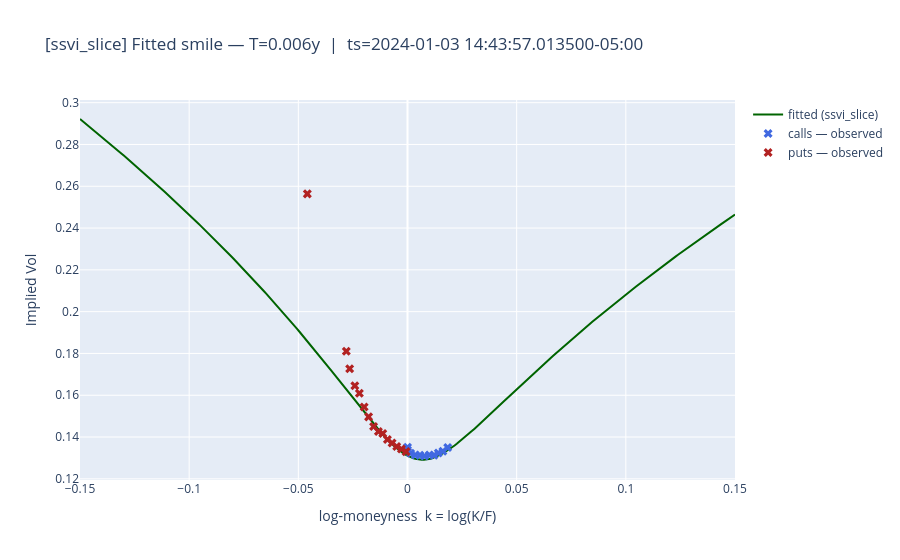

Notebook source saved alongside this figure:
### Markdown cell above
## Smile snapshot — spline surface vs raw IV

### Code cell
# ── Pick a snapshot ──────────────────────────────────────────────────────────
row_idx = df_quotes_result.shape[0] * 4 // 5  # ← change this
snapshot_ts = df_quotes_result["ts_ns"][row_idx]

# θ at the snapshot: last state update at or before snapshot_ts
state_row = df_state.filter(pl.col("ts_ns") <= snapshot_ts).tail(1)
theta_snap = np.array([state_row[f"theta_{j}"][0] for j in range(cfg.n_params)])

# Use the median T of options alive at the snapshot time as the reference maturity
snap_quotes = (
    df_quotes_result.filter(pl.col("ts_ns") <= snapshot_ts).group_by(["strike", "is_call"]).last()
)
snap_T = float(snap_quotes["T"].median())

# ── Evaluate the continuous fitted smile ──────────────────────────────────────
k_grid = np.linspace(-0.15, 0.15, 300)
iv_fit = np.array([cfg.model.observe(theta_snap, k, snap_T)[0] for k in k_grid])

# ── Plot ──────────────────────────────────────────────────────────────────────
fig = go.Figure()

fig.add_trace(
    go.Scatter(
        x=k_grid,
        y=iv_fit,
        mode="lines",
        name=f"fitted ({cfg.model.name})",
        line=dict(color="darkgreen", width=2),
    )
)
fig.add_trace(
    go.Scatter(
        x=snap_quotes.filter(pl.col("is_call"))["log_moneyness"].to_list(),
        y=snap_quotes.filter(pl.col("is_call"))["observed_iv"].to_list(),
        mode="markers",
        name="calls — observed",
        marker=dict(color="royalblue", symbol="x", size=8),
    )
)
fig.add_trace(
    go.Scatter(
        x=snap_quotes.filter(~pl.col("is_call"))["log_moneyness"].to_list(),
        y=snap_quotes.filter(~pl.col("is_call"))["observed_iv"].to_list(),
        mode="markers",
        name="puts — observed",
        marker=dict(color="firebrick", symbol="x", size=8),
    )
)

fig.update_layout(
    title=f"[{cfg.model.name}] Fitted smile — T={snap_T:.3f}y  |  ts={snapshot_ts}",
    xaxis_title="log-moneyness  k = log(K/F)",
    yaxis_title="Implied Vol",
)
fig.show()

# Parameter names per model so the printout is meaningful (falls back to theta_i).
_param_names = {
    "svi_slice": ["a", "b", "rho", "m", "sigma"],
    "svi": ["a", "b", "rho", "m", "sigma"],
    "ssvi_slice": ["theta", "rho", "zeta"],
    "quad_slice": ["a", "b", "c"],
    "tanh": ["a", "b", "c"],
}.get(cfg.model.name, [f"theta_{j}" for j in range(cfg.n_params)])
print(f"θ = {dict(zip(_param_names[: cfg.n_params], theta_snap.round(4)))}")

### Figure 1 — Plotly figure (JSON) as saved in the notebook; plotly's stock layout.template omitted (floating-point values rounded to 4 significant figures; data arrays with more than 128 entries replaced by an {"elided": "..."} marker saying what was removed)
{"data": [{"line": {"color": "darkgreen", "width": 2}, "mode": "lines", "name": "fitted (ssvi_slice)", "type": "scatter", "x": {"elided": "300 float values"}, "y": {"elided": "300 float values"}}, {"marker": {"color": "royalblue", "size": 8, "symbol": "x"}, "mode": "markers", "name": "calls — observed", "type": "scatter", "x": [0.01842, 0.007783, 0, 0, 0.0141, 0.001442, 0.00567, 0.01213, 0.01619, 0.01003, 0.003563], "y": [0.135, 0.1309, 0.1338, 0.1351, 0.1324, 0.1322, 0.1312, 0.1313, 0.1332, 0.1314, 0.1314]}, {"marker": {"color": "firebrick", "size": 8, "symbol": "x"}, "mode": "markers", "name": "puts — observed", "type": "scatter", "x": [-0.004935, -0.009203, -0.01781, -0.02411, -0.04588, -0.01553, -0.007064, -0.02204, -0.01985, -0.02802, -0.002799, -0.02649, -0.01133, -0.01333, -0.0006739], "y": [0.1354, 0.1389, 0.1497, 0.1645, 0.2564, 0.145, 0.1371, 0.1609, 0.1543, 0.1811, 0.1343, 0.1726, 0.1417, 0.1426, 0.133]}], "layout": {"title": {"text": "[ssvi_slice] Fitted smile — T=0.006y  |  ts=2024-01-03 14:43:57.013500-05:00"}, "xaxis": {"title": {"text": "log-moneyness  k = log(K/F)"}}, "yaxis": {"title": {"text": "Implied Vol"}}}}
